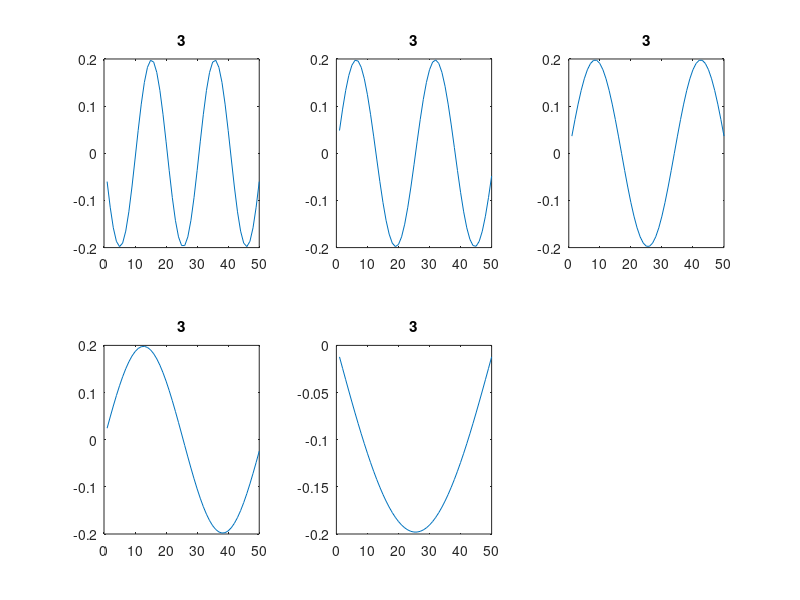

This figure's MATLAB source:
close all;
clear all;

n =50;
A = diag((-2)*ones(1,n)); %Le diagonale principale 
A = A + diag(ones(1,n-1),1); % Le diagonale au dessus de -2
A = A +diag(ones(1,n-1),-1);% Le diagonale au dessous de -2

[P,D] =eig(A);
l =length(P);
for i =1:5
    subplot(2,3,i);
    plot(P(:,l-5+i));
    str =fprintf('%d ',l-5+i);
    title(str);
end
